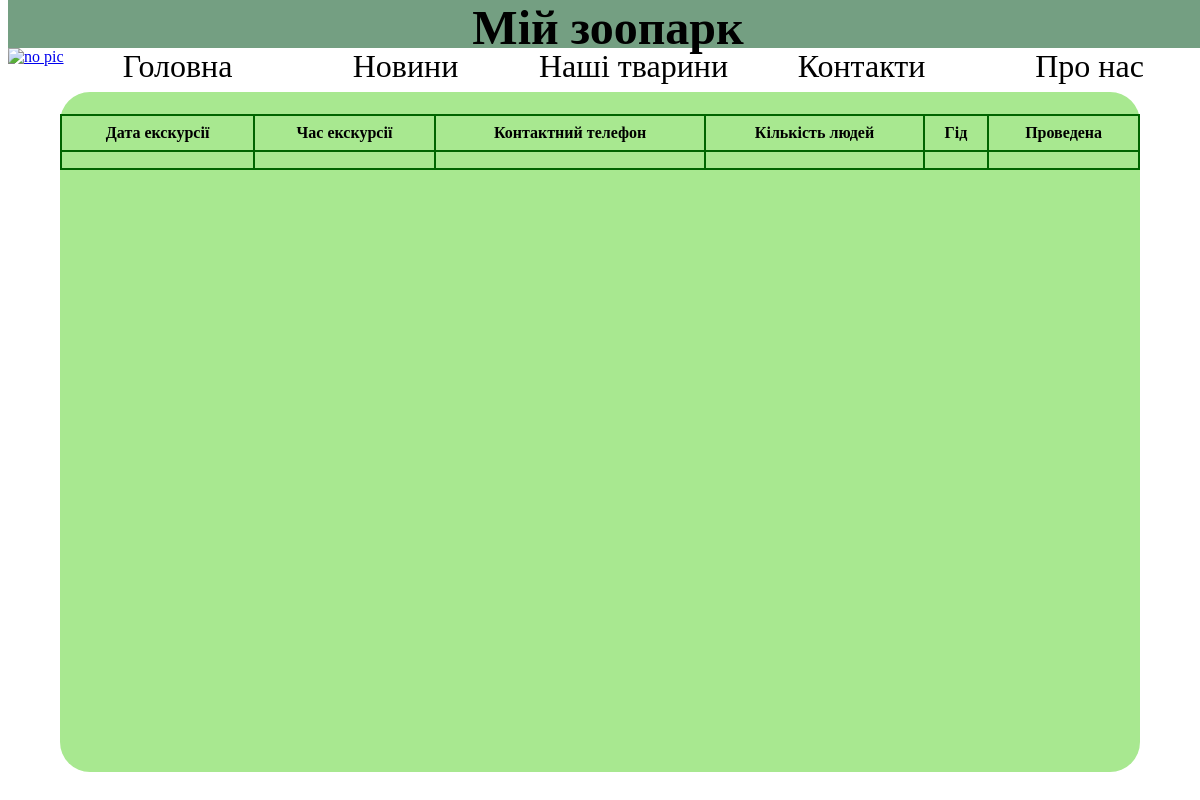
The page /zoo/excursion/10/ on the database as committed earlier.
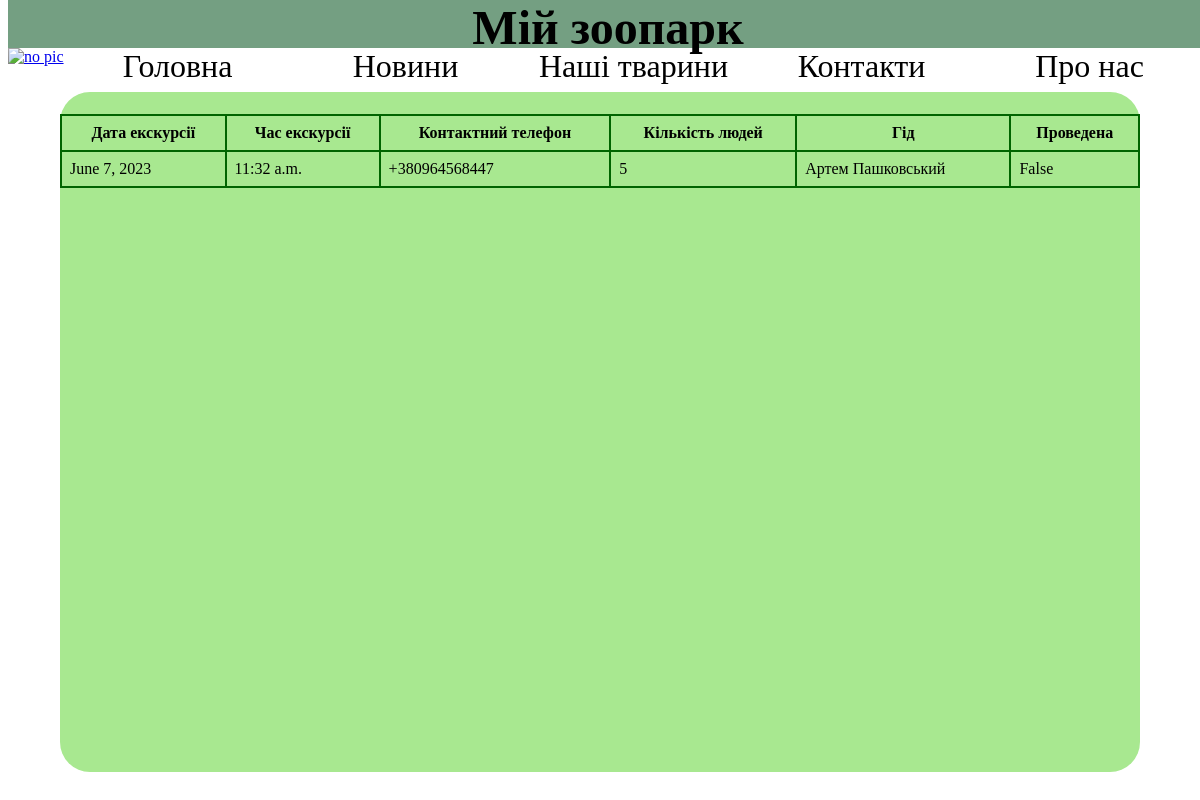
The same page on the database as committed later.
### zoo/models.py (models this page shows, shortened)
class Excursions(models.Model):
    date = models.DateField('date')
    time = models.TimeField('time')
    phone = models.CharField('phone', max_length=250)
    name = models.CharField('name', max_length=250, default='')
    peopleAmount = models.IntegerField('amount of people')
    guide = models.ForeignKey(Account, on_delete=models.DO_NOTHING, null=True)
    isFinished = models.BooleanField(default=False)
    class Meta:
        verbose_name = 'Excursion'
        verbose_name_plural = 'Excursions'
        ordering = ['date']

class Account(models.Model):
    user = models.OneToOneField(User, null=False, on_delete=models.CASCADE)
    phone = models.CharField('phone', max_length=250)
    def __str__(self):
        return f'{self.user.first_name} {self.user.last_name}'

### zoo/views.py (the view)
# urls.py: path('excursion/<int:id>/', views.getExcursion, name="excursion"),
def getExcursion(request, id):
    global excursion
    for item in Excursions.objects.all():
        if item.id == id:
            excursion = item
    return render(request, 'excursionDetail.html', {'excursion': excursion})

### templates/excursionDetail.html (shortened to what this page needs)
<!DOCTYPE html>
<html lang="en">
{% load static %}
<head>
    <link href="{% static "CSS/zooStyles.css" %}" rel="stylesheet">
</head>
<body>
<div class="siteName"><a>Мій зоопарк</a></div>
<nav>
    <a href="/zoo"><img src="{% static "Images/zooImg.jpg" %}" alt="no pic"></a>
    <div class="upperRadius"><a href="/zoo" class="navbarTextLink firstLevelLink"> Головна </a>
    </div>
    <div class="upperRadius downRadius"><a href="/zoo/news" class="navbarTextLink firstLevelLink"> Новини </a></div>
    <div class="upperRadius downRadius"><a href="" class="navbarTextLink firstLevelLink"> Наші тварини </a></div>
    <div class="upperRadius downRadius"><a href="" class="navbarTextLink firstLevelLink"> Контакти </a></div>
    <div class="upperRadius downRadius"><a href="" class="navbarTextLink firstLevelLink"> Про нас </a></div>
</nav>
<div class="textContainer">
    <table>
        <thead>
        <tr>
            <th>Дата екскурсії</th>
            <th>Час екскурсії</th>
            <th>Контактний телефон</th>
            <th>Кількість людей</th>
            <th>Гід</th>
            <th>Проведена</th>
        </tr>
        </thead>
        <tbody>
        <tr>
            <td>{{ excursion.date }}</td>
            <td>{{ excursion.time }}</td>
            <td>{{ excursion.phone }}</td>
            <td>{{ excursion.peopleAmount }}</td>
            <td>{{ excursion.guide }}</td>
            <td>{{ excursion.isFinished }}</td>
        </tr>
        </tbody>
    </table>
</div>
</body>
</html>

Rows that differ between the two databases and show on the page:
added Excursions: date "June 7, 2023", time "11:32 a.m.", phone "+380964568447", peopleAmount "5", guide "Артем Пашковський", isFinished "False"
